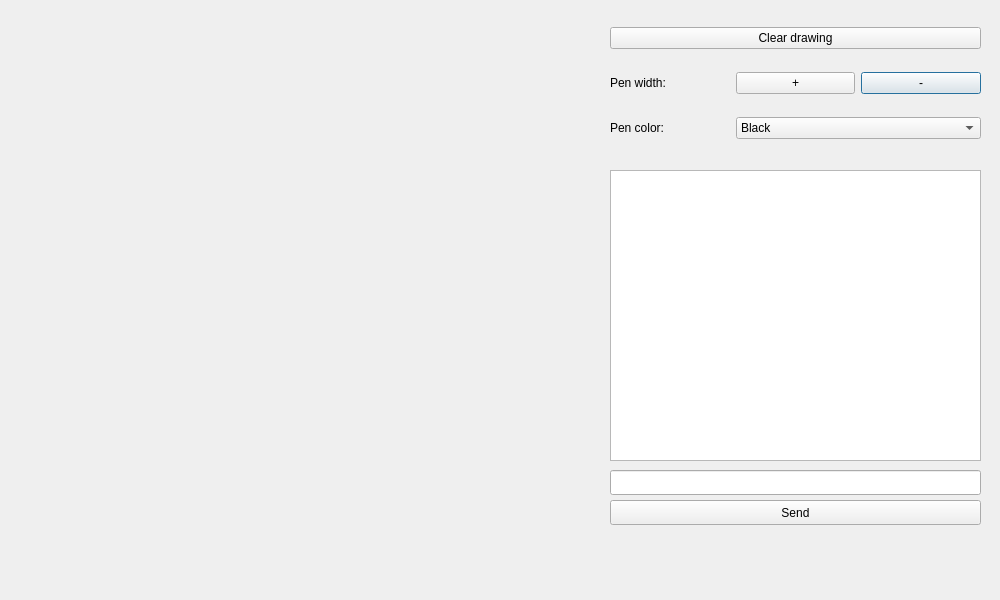
<?xml version="1.0" encoding="UTF-8"?>
<ui version="4.0">
 <class>Game</class>
 <widget class="QDialog" name="Game">
  <property name="geometry">
   <rect>
    <x>0</x>
    <y>0</y>
    <width>1000</width>
    <height>600</height>
   </rect>
  </property>
  <property name="minimumSize">
   <size>
    <width>1000</width>
    <height>600</height>
   </size>
  </property>
  <property name="windowTitle">
   <string>Game</string>
  </property>
  <widget class="QWidget" name="gridLayoutWidget">
   <property name="geometry">
    <rect>
     <x>610</x>
     <y>10</y>
     <width>371</width>
     <height>146</height>
    </rect>
   </property>
   <layout class="QGridLayout" name="gridLayout">
    <item row="1" column="2">
     <widget class="QPushButton" name="pbDecPenWidth">
      <property name="text">
       <string>-</string>
      </property>
     </widget>
    </item>
    <item row="1" column="1">
     <widget class="QPushButton" name="pbIncPenWidth">
      <property name="text">
       <string>+</string>
      </property>
     </widget>
    </item>
    <item row="2" column="1" colspan="2">
     <widget class="QComboBox" name="cbPenColor">
      <item>
       <property name="text">
        <string>Black</string>
       </property>
      </item>
      <item>
       <property name="text">
        <string>White</string>
       </property>
      </item>
      <item>
       <property name="text">
        <string>Blue</string>
       </property>
      </item>
      <item>
       <property name="text">
        <string>Red</string>
       </property>
      </item>
      <item>
       <property name="text">
        <string>Green</string>
       </property>
      </item>
      <item>
       <property name="text">
        <string>Yellow</string>
       </property>
      </item>
      <item>
       <property name="text">
        <string>Magenta</string>
       </property>
      </item>
     </widget>
    </item>
    <item row="1" column="0">
     <widget class="QLabel" name="label">
      <property name="text">
       <string>Pen width:</string>
      </property>
     </widget>
    </item>
    <item row="0" column="0" colspan="3">
     <widget class="QPushButton" name="pbClearDrawing">
      <property name="text">
       <string>Clear drawing</string>
      </property>
     </widget>
    </item>
    <item row="2" column="0">
     <widget class="QLabel" name="label_2">
      <property name="text">
       <string>Pen color:</string>
      </property>
     </widget>
    </item>
   </layout>
  </widget>
  <widget class="QListView" name="listView">
   <property name="geometry">
    <rect>
     <x>610</x>
     <y>170</y>
     <width>371</width>
     <height>291</height>
    </rect>
   </property>
  </widget>
  <widget class="QLineEdit" name="leInput">
   <property name="geometry">
    <rect>
     <x>610</x>
     <y>470</y>
     <width>371</width>
     <height>25</height>
    </rect>
   </property>
  </widget>
  <widget class="QPushButton" name="btnSend">
   <property name="geometry">
    <rect>
     <x>610</x>
     <y>500</y>
     <width>371</width>
     <height>25</height>
    </rect>
   </property>
   <property name="text">
    <string>Send</string>
   </property>
  </widget>
 </widget>
 <resources/>
 <connections/>
</ui>
